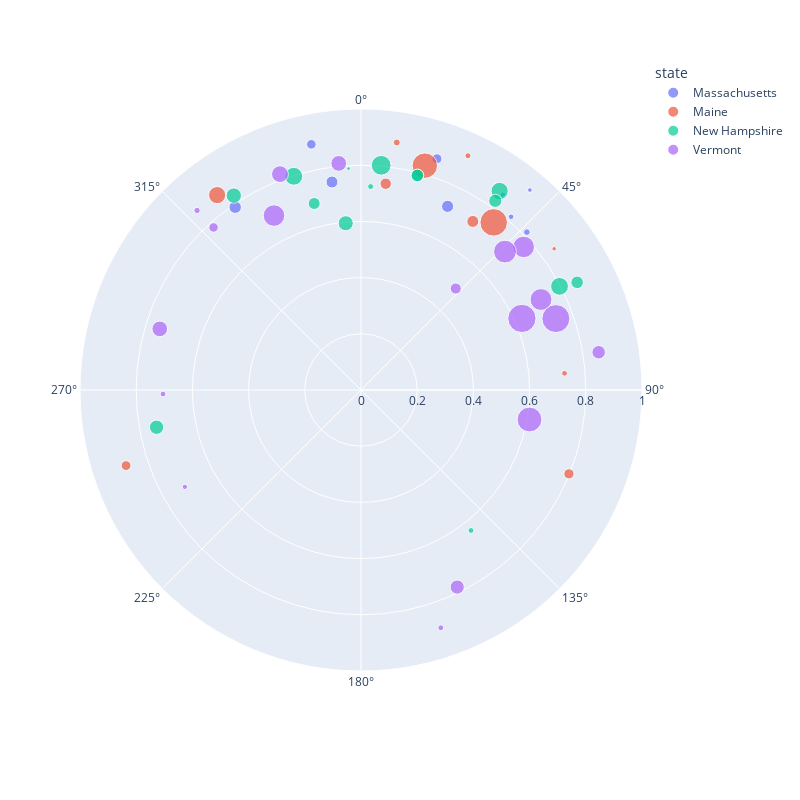

Notebook code cell kept with this figure:
### Code cell
px.scatter_polar(
    data_frame=new_england_ski_area_df.rename(
        {"location__localized__en__region": "state"}
    ),
    r="mean_bearing_strength",
    theta="mean_bearing",
    size="combined_vertical",
    hover_name="ski_area_name",
    hover_data=["run_count_filtered", "run_count"],
    color="state",
    range_r=[0, 1],
    width=800,
    height=800,
)

### Figure 1 — Plotly figure (JSON) as saved in the notebook; plotly's stock layout.template omitted (floating-point values rounded to 4 significant figures)
{"data": [{"customdata": [[29, 29], [17, 17], [40, 40], [40, 40], [13, 14], [43, 43], [21, 21], [18, 18], [13, 13]], "hovertemplate": "<b>%{hovertext}</b><br><br>state=Massachusetts<br>mean_bearing_strength=%{r}<br>mean_bearing=%{theta}<br>combined_vertical=%{marker.size}<br>run_count_filtered=%{customdata[0]}<br>run_count=%{customdata[1]}<extra></extra>", "hovertext": ["Wachusett Mountain Ski Area", "Nashoba Valley Ski Area", "Berkshire East Ski Resort", "Jiminy Peak Resort", "Ski Bradford", "Catamount Mountain Resort", "Ski Butternut", "Bousquet Mountain", "Otis Ridge"], "legendgroup": "Massachusetts", "marker": {"color": "#636efa", "size": [2421.0, 786.0, 3799.0, 3554.0, 539.6, 3648.0, 2241.0, 1088.0, 709.5], "sizemode": "area", "sizeref": 49.31, "symbol": "circle"}, "mode": "markers", "name": "Massachusetts", "r": [0.8662, 0.8156, 0.7897, 0.7473, 0.9315, 0.7227, 0.8919, 0.815, 0.8591], "showlegend": true, "subplot": "polar", "theta": [18.19, 40.9, 325.5, 352.1, 40.18, 25.25, 348.6, 46.41, 35.97], "type": "scatterpolar"}, {"customdata": [[137, 137], [17, 17], [18, 18], [23, 23], [41, 41], [135, 135], [43, 44], [72, 74], [33, 33], [23, 23], [15, 15]], "hovertemplate": "<b>%{hovertext}</b><br><br>state=Maine<br>mean_bearing_strength=%{r}<br>mean_bearing=%{theta}<br>combined_vertical=%{marker.size}<br>run_count_filtered=%{customdata[0]}<br>run_count=%{customdata[1]}<extra></extra>", "hovertext": ["Sunday River", "Titcomb Mountain Ski Area", "Big Moose Mountain Ski Area", "Lost Valley Ski Area", "Pleasant Mountain", "Sugarloaf Outdoor Center", "Mt. Abram Ski Resort", "Saddleback Ski Area", "Big Rock", "Black Mountain of Maine", "Hermon Mountain"], "legendgroup": "Maine", "marker": {"color": "#EF553B", "size": [18640.0, 912.9, 1178.0, 814.9, 3528.0, 15920.0, 3178.0, 7240.0, 2366.0, 2577.0, 503.2], "sizemode": "area", "sizeref": 49.31, "symbol": "circle"}, "mode": "markers", "name": "Maine", "r": [0.7608, 0.9163, 0.89, 0.7267, 0.72, 0.8301, 0.7393, 0.8621, 0.8783, 0.7979, 0.8515], "showlegend": true, "subplot": "polar", "theta": [38.37, 24.54, 8.224, 85.3, 33.56, 15.87, 6.836, 323.6, 252.2, 112.0, 53.83], "type": "scatterpolar"}, {"customdata": [[44, 44], [50, 50], [71, 79], [60, 60], [90, 90], [95, 100], [14, 14], [64, 64], [15, 15], [39, 43], [39, 43], [53, 53], [42, 43], [82, 82], [13, 13]], "hovertemplate": "<b>%{hovertext}</b><br><br>state=New Hampshire<br>mean_bearing_strength=%{r}<br>mean_bearing=%{theta}<br>combined_vertical=%{marker.size}<br>run_count_filtered=%{customdata[0]}<br>run_count=%{customdata[1]}<extra></extra>", "hovertext": ["Dartmouth Skiway", "Wildcat Mountain", "Attitash Mountain Resort", "Cranmore Mountain Resort", "Bretton Woods Ski Area", "Cannon Mountain", "Granite Gorge Ski Area", "Mount Sunapee", "King Pine", "Ragged Mountain", "Ragged Mountain Resort", "Gunstock Recreation Area", "Tenney Mountain Resort", "Waterville Valley", "Veterans Memorial Ski Area"], "legendgroup": "New Hampshire", "marker": {"color": "#00cc96", "size": [3532.0, 5784.0, 7892.0, 5051.0, 7414.0, 9650.0, 882.2, 5625.0, 849.2, 3898.0, 3898.0, 4243.0, 3859.0, 7816.0, 365.2], "sizemode": "area", "sizeref": 49.31, "symbol": "circle"}, "mode": "markers", "name": "New Hampshire", "r": [0.6844, 0.8269, 0.7973, 0.7395, 0.863, 0.8028, 0.7247, 0.5959, 0.6349, 0.7895, 0.7895, 0.8256, 0.8593, 0.7971, 0.7892], "showlegend": true, "subplot": "polar", "theta": [345.9, 326.8, 342.5, 259.7, 34.86, 5.135, 2.723, 354.8, 141.9, 14.72, 14.72, 35.37, 63.52, 62.43, 356.8], "type": "scatterpolar"}, {"customdata": [[24, 24], [18, 18], [14, 14], [115, 115], [77, 77], [21, 33], [12, 12], [60, 60], [69, 70], [65, 65], [69, 69], [108, 108], [152, 152], [140, 140], [145, 148], [93, 93], [23, 23], [106, 106]], "hovertemplate": "<b>%{hovertext}</b><br><br>state=Vermont<br>mean_bearing_strength=%{r}<br>mean_bearing=%{theta}<br>combined_vertical=%{marker.size}<br>run_count_filtered=%{customdata[0]}<br>run_count=%{customdata[1]}<extra></extra>", "hovertext": ["Middlebury College Snow Bowl", "Magic Mountain Ski Area", "Lyndon Outing Club", "Mount Snow, Q123853037", "Bolton Valley Resort", "Ski Quechee", "Twin Farms Ski Hill", "Burke Mountain Resort", "Pico Mountain Resort", "The Hermitage Club at Haystack Mountain", "Bromley Mountain Ski Resort", "Smugglers' Notch Resort", "Killington Resort", "Sugarbush Resort", "Stowe Mountain Resort", "Jay Peak Resort", "Ascutney Outdoors", "Stratton Mountain Resort"], "legendgroup": "Vermont", "marker": {"color": "#ab63fa", "size": [3039.0, 2212.0, 833.7, 11780.0, 6053.0, 865.7, 711.8, 6970.0, 6092.0, 4463.0, 4961.0, 11480.0, 19730.0, 19290.0, 15140.0, 11460.0, 972.2, 12800.0], "sizemode": "area", "sizeref": 49.31, "symbol": "circle"}, "mode": "markers", "name": "Vermont", "r": [0.494, 0.7809, 0.7048, 0.717, 0.7485, 0.8927, 0.7154, 0.8204, 0.8103, 0.8564, 0.7804, 0.6937, 0.6268, 0.7385, 0.6088, 0.771, 0.8651, 0.7107], "showlegend": true, "subplot": "polar", "theta": [43.04, 317.8, 268.8, 63.32, 286.9, 161.4, 241.2, 339.4, 354.4, 80.97, 154.0, 333.5, 66.02, 69.88, 99.93, 48.67, 317.6, 46.13], "type": "scatterpolar"}], "layout": {"height": 800, "legend": {"itemsizing": "constant", "title": {"text": "state"}, "tracegroupgap": 0}, "margin": {"t": 60}, "polar": {"angularaxis": {"direction": "clockwise", "rotation": 90}, "domain": {"x": [0, 1], "y": [0, 1]}, "radialaxis": {"range": [0, 1]}}, "width": 800}}
